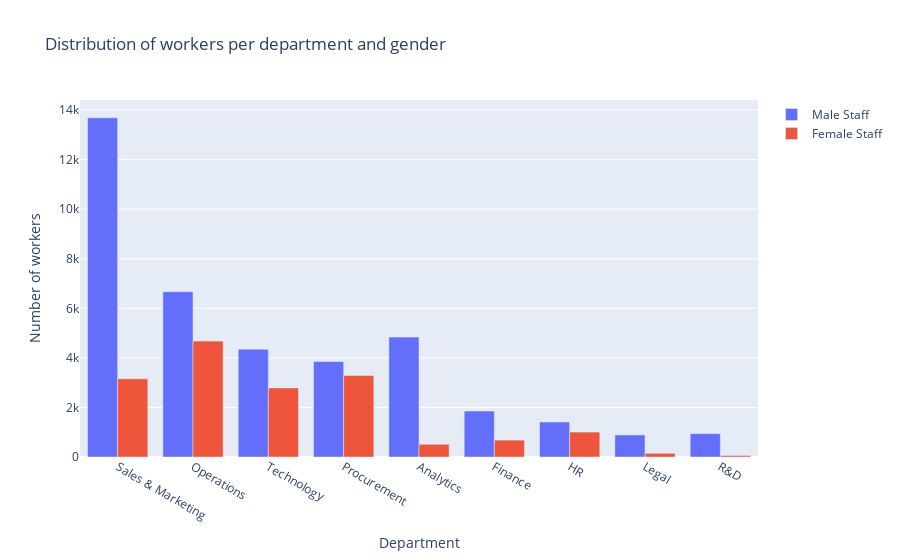

This figure's notebook cell:
### Code cell
trace0 = go.Bar(x=df_department['department'] , y=df_department['male_staff'], name= "Male Staff")
trace1 = go.Bar(x=df_department['department'] , y=df_department['female_staff'], name= "Female Staff")

data = [trace0, trace1]
layout = go.Layout(title = "Distribution of workers per department and gender", xaxis_title = "Department", yaxis_title = "Number of workers")
fig = go.Figure(data = data, layout = layout)
fig.show()

### Figure 1 — Plotly figure (JSON) as saved in the notebook; plotly's stock layout.template omitted (floating-point values rounded to 4 significant figures)
{"data": [{"name": "Male Staff", "type": "bar", "x": ["Sales & Marketing", "Operations", "Technology", "Procurement", "Analytics", "Finance", "HR", "Legal", "R&D"], "y": [13686, 6671, 4350, 3851, 4839, 1855, 1412, 890, 942]}, {"name": "Female Staff", "type": "bar", "x": ["Sales & Marketing", "Operations", "Technology", "Procurement", "Analytics", "Finance", "HR", "Legal", "R&D"], "y": [3154, 4677, 2788, 3287, 513, 681, 1006, 149, 57]}], "layout": {"title": {"text": "Distribution of workers per department and gender"}, "xaxis": {"title": {"text": "Department"}}, "yaxis": {"title": {"text": "Number of workers"}}}}
